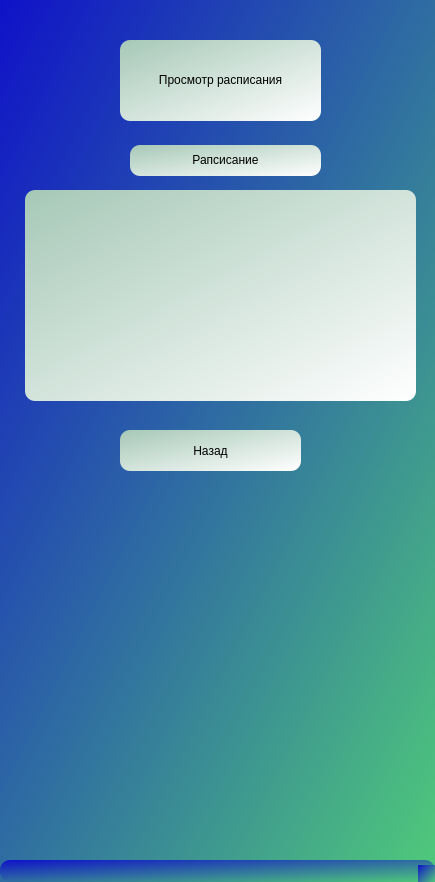
<?xml version="1.0" encoding="UTF-8"?>
<ui version="4.0">
 <class>MainWindow</class>
 <widget class="QMainWindow" name="MainWindow">
  <property name="geometry">
   <rect>
    <x>0</x>
    <y>0</y>
    <width>435</width>
    <height>882</height>
   </rect>
  </property>
  <property name="windowTitle">
   <string>MainWindow</string>
  </property>
  <property name="styleSheet">
   <string notr="true">background-color: qlineargradient(spread:pad, x1:0, y1:0, x2:1, y2:1, stop:0 rgba(15, 18, 200, 255), stop:1 rgba(79, 200, 123, 255));
border-radius: 10px;</string>
  </property>
  <widget class="QWidget" name="centralwidget">
   <widget class="QPushButton" name="back">
    <property name="geometry">
     <rect>
      <x>120</x>
      <y>430</y>
      <width>181</width>
      <height>41</height>
     </rect>
    </property>
    <property name="styleSheet">
     <string notr="true">background-color: qlineargradient(spread:pad, x1:0, y1:0, x2:1, y2:1, stop:0 rgba(166, 200, 183, 255), stop:1 rgba(255, 255, 255, 255));</string>
    </property>
    <property name="text">
     <string>Назад</string>
    </property>
   </widget>
   <widget class="QTextBrowser" name="time_table">
    <property name="geometry">
     <rect>
      <x>25</x>
      <y>190</y>
      <width>391</width>
      <height>211</height>
     </rect>
    </property>
    <property name="styleSheet">
     <string notr="true">background-color: qlineargradient(spread:pad, x1:0, y1:0, x2:1, y2:1, stop:0 rgba(166, 200, 183, 255), stop:1 rgba(255, 255, 255, 255));</string>
    </property>
   </widget>
   <widget class="QLabel" name="label">
    <property name="geometry">
     <rect>
      <x>120</x>
      <y>40</y>
      <width>201</width>
      <height>81</height>
     </rect>
    </property>
    <property name="styleSheet">
     <string notr="true">background-color: qlineargradient(spread:pad, x1:0, y1:0, x2:1, y2:1, stop:0 rgba(166, 200, 183, 255), stop:1 rgba(255, 255, 255, 255));</string>
    </property>
    <property name="text">
     <string>&lt;html&gt;&lt;head/&gt;&lt;body&gt;&lt;p align=&quot;center&quot;&gt;Просмотр расписания&lt;/p&gt;&lt;/body&gt;&lt;/html&gt;</string>
    </property>
   </widget>
   <widget class="QLabel" name="lab_tt">
    <property name="geometry">
     <rect>
      <x>130</x>
      <y>145</y>
      <width>191</width>
      <height>31</height>
     </rect>
    </property>
    <property name="styleSheet">
     <string notr="true">background-color: qlineargradient(spread:pad, x1:0, y1:0, x2:1, y2:1, stop:0 rgba(166, 200, 183, 255), stop:1 rgba(255, 255, 255, 255));</string>
    </property>
    <property name="text">
     <string>&lt;html&gt;&lt;head/&gt;&lt;body&gt;&lt;p align=&quot;center&quot;&gt;Рапсисание&lt;/p&gt;&lt;/body&gt;&lt;/html&gt;</string>
    </property>
   </widget>
  </widget>
  <widget class="QMenuBar" name="menubar">
   <property name="geometry">
    <rect>
     <x>0</x>
     <y>0</y>
     <width>435</width>
     <height>26</height>
    </rect>
   </property>
  </widget>
  <widget class="QStatusBar" name="statusbar"/>
 </widget>
 <resources/>
 <connections/>
</ui>
